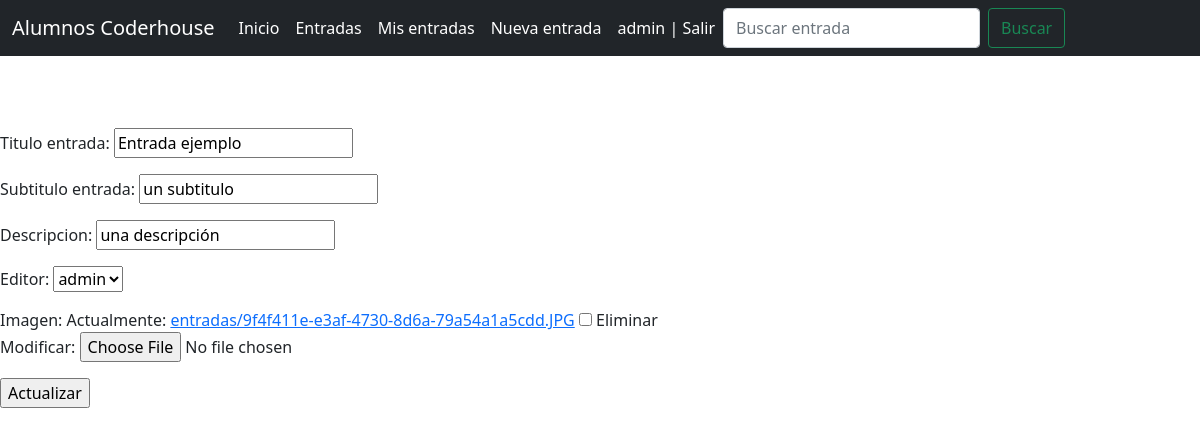
/entrada/2/editar (signed in), run on the app's committed database.
### AlumnosCoder/models.py (models this page shows, shortened)
class EntradaDeBlog(models.Model):
    titulo_entrada = models.CharField(max_length=50)
    subtitulo_entrada= models.CharField (max_length = 30)
    descripcion = models.CharField (max_length = 200)
    fecha_creacion = models.DateTimeField(auto_now_add=True)
    editor = models.ForeignKey(to=User,on_delete=models.CASCADE,default = 1,related_name="editor")
    imagen = models.ImageField(upload_to="entradas", null=True, blank=True)

### AlumnosCoder/views.py (the view)
# urls.py: path('entrada/<pk>/editar',Actualizar.as_view(), name="actualizar_entrada"),
class Actualizar(LoginRequiredMixin, UserPassesTestMixin, UpdateView):
    model = EntradaDeBlog
    success_url = reverse_lazy('entradadeblog_list')
    fields = '__all__'
    def test_func(self):
        usuario_id = self.request.user.id
        entrada_id =  self.kwargs.get("pk")
        return EntradaDeBlog.objects.filter(editor=usuario_id, id=entrada_id).exists()

### AlumnosCoder/templates/AlumnosCoder/entradadeblog_form.html (shortened to what this page needs)
{% extends "AlumnosCoder/base.html" %}
{% load static %}
{%block main%}
<br>
<br>
<div style="margin-top:40px">
    <form method="post" enctype="multipart/form-data">
        {{form.as_p}}
        <input type="submit" value="Actualizar">
    </form>
</div>
{% endblock %}

### AlumnosCoder/templates/AlumnosCoder/base.html (shortened to what this page needs)
<!doctype html>
<html lang="en">
  <head>
    {% load static %}
    <link rel="stylesheet" href="{% static 'base_template.css' %}">
<link href="../../static/AlumnosCoder/css/base_template.css" rel="stylesheet">
    <link href="base_template.css" rel="stylesheet">
  </head>
  <body>
    <header>
        <nav class="navbar navbar-expand-md navbar-dark fixed-top bg-dark">
          <div class="container-fluid">
            <a class="navbar-brand" href="">Alumnos Coderhouse</a>
            <div class="collapse navbar-collapse" id="navbarCollapse">
              <ul class="navbar-nav me-auto mb-2 mb-md-0">
                <li class="nav-item">
                  <a class="nav-link active" aria-current="page" href="{% url 'inicio' %}">Inicio</a>
                </li>
                <li class="nav-item">
                  <a class="nav-link active" aria-current="page" href="{% url 'entradadeblog_list' %}">Entradas</a>
                </li>
                {% if user.is_authenticated %}
                <li class="nav-item">
                    <a class="nav-link active" href="{% url 'mis_posts' %}">Mis entradas</a>
                  </li>
                <li class="nav-item">
                    <li class="nav-item">
                        <a class="nav-link active" href="{% url 'crear_entrada' %}">Nueva entrada</a>
                      </li>
                    <li class="nav-item">
                    <a class="nav-link active" aria-current="page" href="{% url 'salir' %}">{{ user.username }} | Salir</a>
                  </li>
                  {% endif %}
                  <form class="d-flex" action = "{% url 'buscar_entrada' %}">
                    <input class="form-control me-2" name = "criterio" type="search" placeholder="Buscar entrada" aria-label="Search">
                    <button class="btn btn-outline-success" type="submit">Buscar</button>
                  </form>
            </div>
          </div>
        </nav>
      </header>
      <footer class="container">
        <p>CHIARA FACAL - 2023 </p>
      </footer>
{% block main %}
{% endblock %}
  </body>
</html>

### data on the page
EntradaDeBlog: titulo_entrada "Entrada ejemplo", subtitulo_entrada "un subtitulo", descripcion "una descripción", editor "admin"

### other printed values
{{ user.username }} "admin"
